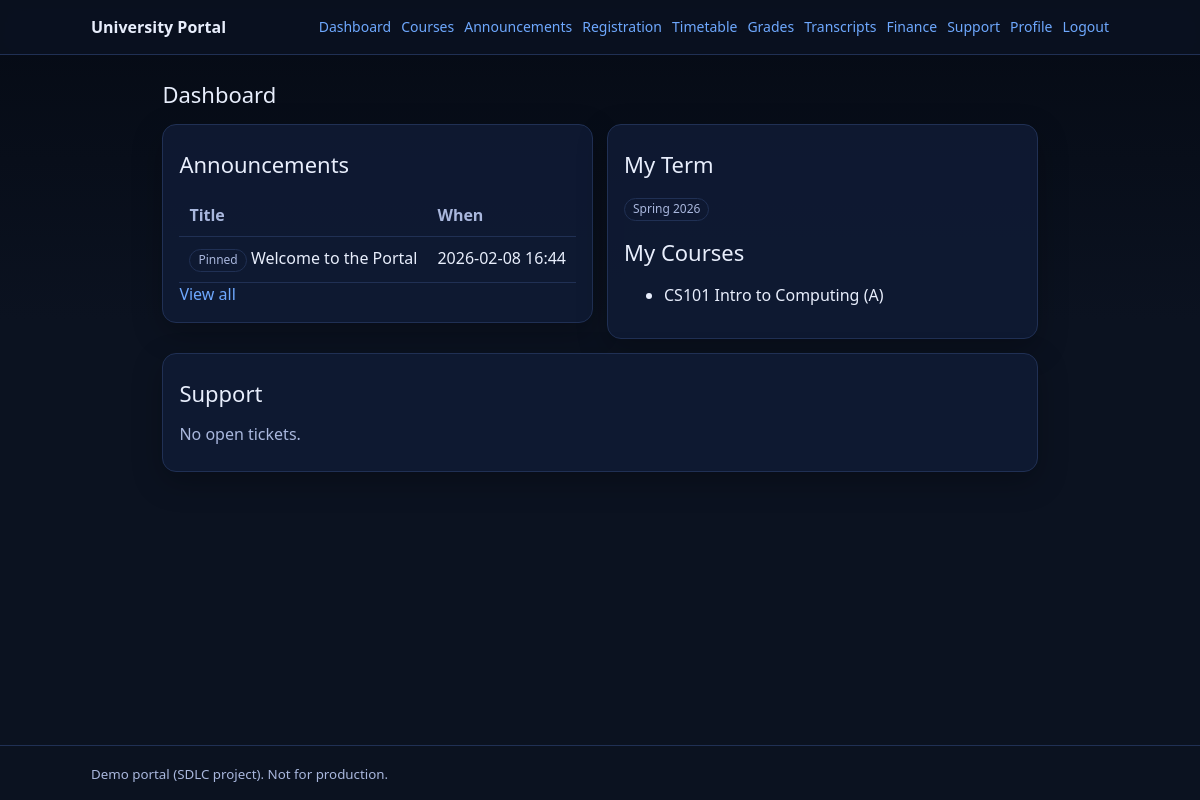
The app's page / (signed in) with its own data.
### portal/models.py (models this page shows, shortened)
class Announcement(models.Model):
	title = models.CharField(max_length=200)
	body = models.TextField()
	created_by = models.ForeignKey(settings.AUTH_USER_MODEL, on_delete=models.PROTECT)
	target_roles = models.ManyToManyField("auth.Group", blank=True)
	publish_at = models.DateTimeField(default=timezone.now)
	expire_at = models.DateTimeField(null=True, blank=True)
	is_pinned = models.BooleanField(default=False)
	created_at = models.DateTimeField(default=timezone.now)
	def is_active(self, now=None) -> bool:
		now = now or timezone.now()
		if self.publish_at and self.publish_at > now:
			return False
		if self.expire_at and self.expire_at <= now:
			return False
		return True

class Term(models.Model):
	name = models.CharField(max_length=64, unique=True)
	start_date = models.DateField()
	end_date = models.DateField()
	is_active = models.BooleanField(default=False)
	registration_start = models.DateTimeField(null=True, blank=True)
	registration_end = models.DateTimeField(null=True, blank=True)

class Section(models.Model):
	term = models.ForeignKey(Term, on_delete=models.PROTECT)
	course = models.ForeignKey(Course, on_delete=models.PROTECT)
	section_code = models.CharField(max_length=16, default="A")
	capacity = models.PositiveIntegerField(default=30)
	meeting_days = models.CharField(max_length=32, blank=True)
	start_time = models.TimeField(null=True, blank=True)
	end_time = models.TimeField(null=True, blank=True)
	location = models.CharField(max_length=120, blank=True)

class Course(models.Model):
	code = models.CharField(max_length=16, unique=True)
	title = models.CharField(max_length=200)
	department = models.CharField(max_length=50, blank=True)
	level = models.CharField(max_length=16, blank=True)
	credits = models.DecimalField(max_digits=4, decimal_places=1, default=3.0)
	description = models.TextField(blank=True)

### portal/views.py (the view)
# urls.py: path("", views.dashboard, name="dashboard"),
@login_required
def dashboard(request: HttpRequest) -> HttpResponse:
	ensure_role_groups()
	now = timezone.now()
	if request.user.is_superuser:
		announcements_qs = Announcement.objects.all()
	else:
		announcements_qs = Announcement.objects.filter(
			Q(target_roles__isnull=True) | Q(target_roles__in=request.user.groups.all())
		).distinct()
	announcements_qs = announcements_qs.order_by("-is_pinned", "-publish_at")
	announcements = [a for a in announcements_qs[:50] if a.is_active(now)]
	active_term = Term.objects.filter(is_active=True).order_by("-start_date").first()
	my_enrollments = Enrollment.objects.select_related("section__course", "section__term").filter(
		student=request.user, status=Enrollment.Status.ENROLLED
	)
	my_sections = [e.section for e in my_enrollments]
	my_teaching = Section.objects.select_related("course", "term").filter(
		instructors__instructor=request.user
	)
	open_tickets = SupportTicket.objects.filter(created_by=request.user).exclude(
		status__in=[SupportTicket.Status.RESOLVED, SupportTicket.Status.CLOSED]
	)
	context = {
		"active_term": active_term,
		"announcements": announcements,
		"my_sections": my_sections,
		"my_teaching": my_teaching,
		"open_tickets": open_tickets,
	}
	return render(request, "portal/dashboard.html", context)

### portal/context_processors.py (called while the page is built)
def portal_nav(request):
    user = request.user
    return {
        "nav": {
            "is_student": user_in_any_group(user, [ROLE_STUDENT]),
            "is_faculty": user_in_any_group(user, [ROLE_FACULTY]),
            "is_registrar": user_in_any_group(user, [ROLE_REGISTRAR, ROLE_IT_ADMIN]),
            "is_finance": user_in_any_group(user, [ROLE_FINANCE, ROLE_IT_ADMIN]),
            "is_alumni": user_in_any_group(user, [ROLE_ALUMNI]),
            "is_admin": user.is_authenticated and (user.is_superuser or user_in_any_group(user, [ROLE_IT_ADMIN])),
        }
    }

### portal/roles.py (called while the page is built)
def ensure_groups_exist() -> None:
    for role in ALL_ROLES:
        Group.objects.get_or_create(name=role)

def ensure_role_groups() -> None:
    ensure_groups_exist()

def user_in_any_group(user: User, group_names: Iterable[str]) -> bool:
    if not user.is_authenticated:
        return False
    if user.is_superuser:
        return True
    return user.groups.filter(name__in=list(group_names)).exists()

### templates/portal/dashboard.html (shortened to what this page needs)
{% extends 'portal/base.html' %}
{% block content %}
<div class="h1">Dashboard</div>
<div class="grid">
    <div class="col-6">
        <div class="card">
            <div class="h1">Announcements</div>
            {% if announcements %}
            <table class="table">
                <thead>
                    <tr>
                        <th>Title</th>
                        <th>When</th>
                    </tr>
                </thead>
                <tbody>
                    {% for a in announcements|slice:':6' %}
                    <tr>
                        <td>
                            {% if a.is_pinned %}<span class="badge">Pinned</span> {% endif %}
                            {{ a.title }}
                        </td>
                        <td>{{ a.publish_at|date:'Y-m-d H:i' }}</td>
                    </tr>
                    {% endfor %}
                </tbody>
            </table>
            <div class="actions"><a href="{% url 'portal:announcements' %}">View all</a></div>
            {% else %}
            <p class="h2">No announcements.</p>
            {% endif %}
        </div>
    </div>
    <div class="col-6">
        <div class="card">
            <div class="h1">My Term</div>
            {% if active_term %}
            <p><span class="badge">{{ active_term.name }}</span></p>
            {% else %}
            <p class="h2">No active term configured yet.</p>
            {% endif %}
            {% if nav.is_student %}
            <div class="h1" style="margin-top:16px">My Courses</div>
            {% if my_sections %}
            <ul>
                {% for s in my_sections %}
                <li>{{ s.course.code }} {{ s.course.title }} ({{ s.section_code }})</li>
                {% endfor %}
            </ul>
            {% else %}
            <p class="h2">No enrollments yet.</p>
            {% endif %}
            {% endif %}
        </div>
    </div>
    <div class="col-12">
        <div class="card">
            <div class="h1">Support</div>
            {% if open_tickets %}
            <ul>
                {% for t in open_tickets|slice:':5' %}
                <li><a href="{% url 'portal:support_detail' t.id %}">TKT-{{ t.id }}</a> — {{ t.subject }} ({{
                    t.get_status_display }})</li>
                {% endfor %}
            </ul>
            <div class="actions"><a href="{% url 'portal:support' %}">View all</a></div>
            {% else %}
            <p class="h2">No open tickets.</p>
            {% endif %}
        </div>
    </div>
</div>
{% endblock %}

### static/portal.css (style rules this page uses)
:root { --bg: #0b1220; --card: #0f1a33; --text: #e8eefc; --muted: #a9b7dd; --brand: #6ea8fe; --border: #203054; --good: #2fbf71; --warn: #f59f00; --bad: #fa5252; }
* { box-sizing: border-box }
html, body { height: 100%; }
body { margin: 0; font-family: system-ui, -apple-system, Segoe UI, Roboto, Helvetica, Arial; line-height: 1.4; background: linear-gradient(180deg, #050a14, #0b1220 40%, #0b1220); color: var(--text); min-height: 100vh; display: flex; flex-direction: column; }
a { color: var(--brand); text-decoration: none }
.card { background: rgba(15, 26, 51, .9); border: 1px solid var(--border); border-radius: 14px; padding: 16px; box-shadow: 0 10px 30px rgba(0, 0, 0, .25) }
.grid { display: grid; grid-template-columns: repeat(12, 1fr); gap: 14px }
.col-6 { grid-column: span 6 }
.col-12 { grid-column: span 12 }
.h1 { font-size: 22px; margin: 8px 0 14px 0 }
.h2 { font-size: 16px; margin: 4px 0 10px 0; color: var(--muted) }
.table { width: 100%; border-collapse: collapse }
.table th, .table td { padding: 10px; border-bottom: 1px solid var(--border); vertical-align: top }
.table th { color: var(--muted); text-align: left; font-weight: 600 }
.badge { display: inline-block; padding: 2px 8px; border-radius: 999px; border: 1px solid var(--border); color: var(--muted); font-size: 12px }
.actions { display: flex; flex-wrap: wrap; gap: 10px; align-items: center }

### records on screen
Announcement: is_pinned "Pinned", title "Welcome to the Portal", publish_at "2026-02-08 16:44"
Term: name "Spring 2026"
Section: course.code "CS101", course "Intro to Computing", section_code "A"
